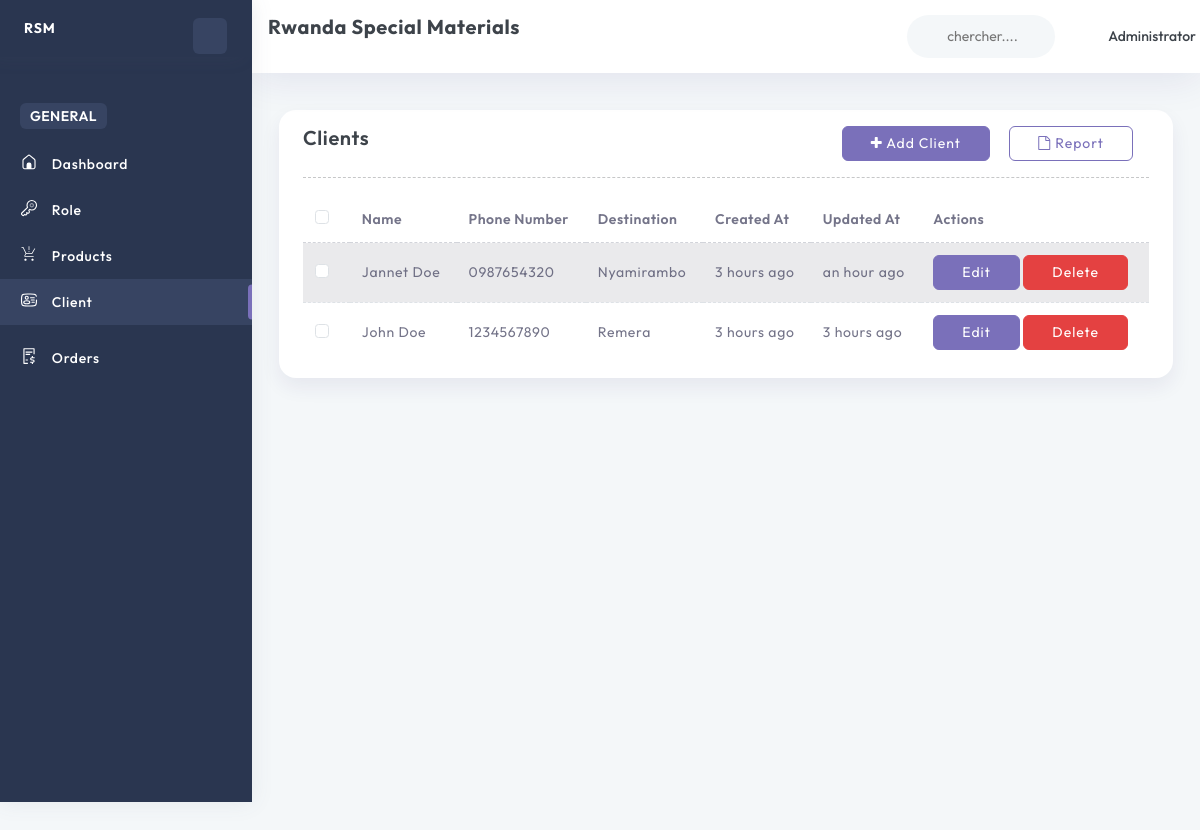
The app's page /clients/ (signed in) with its own data.
### account/models.py (models this page shows, shortened)
class User(AbstractBaseUser, PermissionsMixin):
    email = models.EmailField(unique=True)
    name = models.CharField(max_length=255)
    phone_number = models.CharField(max_length=15, unique=True)
    image = ProcessedImageField(
        upload_to=user_image_path,
        processors=[ResizeToFill(720, 720)],
        format='JPEG',
        options={'quality': 90},
        null=True,
        blank=True,
    )
    role = models.ForeignKey(Role, on_delete=models.SET_NULL, null=True, blank=True)
    slug = models.SlugField(unique=True, max_length=255, null=True, blank=True)
    added_by = models.ForeignKey('self', on_delete=models.CASCADE, null=True, blank=True, related_name='added_users')
    is_active = models.BooleanField(default=True)
    is_staff = models.BooleanField(default=False)
    created_at = models.DateTimeField(default=timezone.now)
    updated_at = models.DateTimeField(auto_now=True)
    objects = CustomUserManager()
    USERNAME_FIELD = 'email'
    REQUIRED_FIELDS = ['name', 'phone_number']

### base/models.py (models this page shows, shortened)
class Client(models.Model):
    name = models.CharField(max_length=255)
    phone_number = models.CharField(max_length=15, unique=True)
    destination = models.CharField(max_length=255)
    created_at = models.DateTimeField(default=timezone.now, editable=False)
    updated_at = models.DateTimeField(auto_now=True)

### base/views.py (the view)
# urls.py: path('clients/', getClients, name="getClients"),
@login_required
@permission_required('base.view_client', raise_exception=True)
def getClients(request):
    clients = Client.objects.all().order_by('-created_at')
    context = {
        'clients': clients,
    }
    return render(request, 'pages/clients/index.html', context)

### templates/pages/clients/index.html
{% extends 'layouts/app.html' %}
{% load static %}
{% load humanize %}
{% block content %}
<div class="container-fluid">
    <div class="row">
        <div class="col-sm-12">
            <div class="card">
                <div class="card-body">
                    <div class="list-client-header">
                        <div class="d-flex justify-content-between">
                            <h4>Clients</h4>
                            <div>
                                <a class="btn btn-primary" href="{% url 'base:addClient' %}"><i class="fa fa-plus"></i> Add Client</a>
                                <a class="btn btn-outline-primary mx-3" href="#"><i class="fa fa-file-o"></i> Report</a>
                            </div>
                        </div>
                    </div>
                    <hr>
                    <div class="list-client">
                        <table class="table table-striped" id="client-table">
                            <thead>
                                <tr>
                                    <th>
                                        <div class="form-check">
                                            <input class="form-check-input checkbox-primary" type="checkbox">
                                        </div>
                                    </th>
                                    <th><span class="f-light f-w-600">Name</span></th>
                                    <th><span class="f-light f-w-600">Phone Number</span></th>
                                    <th><span class="f-light f-w-600">Destination</span></th>
                                    <th><span class="f-light f-w-600">Created At</span></th>
                                    <th><span class="f-light f-w-600">Updated At</span></th>
                                    <th><span class="f-light f-w-600">Actions</span></th>
                                </tr>
                            </thead>
                            <tbody>
                                {% for client in clients %}
                                <tr class="client-row">
                                    <td>
                                        <div class="form-check">
                                            <input class="form-check-input checkbox-primary" type="checkbox">
                                        </div>
                                    </td>
                                    <td><p class="f-light">{{ client.name }}</p></td>
                                    <td><p class="f-light">{{ client.phone_number }}</p></td>
                                    <td><p class="f-light">{{ client.destination }}</p></td>
                                    <td><p class="f-light">{{ client.created_at|naturaltime }}</p></td>
                                    <td><p class="f-light">{{ client.updated_at|naturaltime }}</p></td>
                                    <td>
                                        <div class="client-action">
                                            <a href="{% url 'base:editClient' client.id %}" class="btn btn-primary">
                                                Edit
                                            </a>
                                            <a href="{% url 'base:deleteClient' client.id %}" class="btn btn-danger" onclick="return confirm('Are you sure you want to delete the client \'{{ client.name }}\'?');">
                                                Delete
                                            </a>
                                        </div>
                                    </td>
                                </tr>
                                {% endfor %}
                            </tbody>
                        </table>
                    </div>
                </div>
            </div>
        </div>
    </div>
</div>
{% endblock %}

### templates/inc/header.html (shortened to what this page needs)
{% load static %}
<div class="page-header row">
    <div class="col-4 col-xl-4 page-title">
        <h4 class="f-w-700">Rwanda Special Materials</h4>
    </div>
    <div class="header-wrapper col m-0">
        <div class="row">
            <div class="nav-right col-xxl-8 col-xl-6 col-md-7 col-8 pull-right right-header p-0 ms-auto">
                <ul class="nav-menus">
                    <li>
                        <div class="form-group w-100">
                            <div class="Typeahead Typeahead--twitterUsers">
                                <div class="u-posRelative d-flex align-items-center">
                                    <svg class="search-bg svg-color">
                                        <use href="{% static 'svg/icon-sprite.svg#search' %}"></use>
                                    </svg>
                                    <input class="demo-input py-0 Typeahead-input form-control-plaintext w-100" type="text" placeholder="chercher...." name="q" title="">
                                </div>
                            </div>
                        </div>
                    </li>
                    <li class="profile-nav onhover-dropdown px-0 py-0">
                        <div class="d-flex profile-media align-items-center">
                            <div class="flex-grow-1">
                                <span>
                                    {{ request.user.name }}
                                </span>
                            </div>
                        </div>
                    </li>
                </ul>
            </div>
        </div>
    </div>
</div>

### records on screen
User: user.name "Administrator"
Client: name "Jannet Doe", phone_number "0987654320", destination "Nyamirambo", created_at "3 hours ago", updated_at "an hour ago"
Client: name "John Doe", phone_number "1234567890", destination "Remera", created_at "3 hours ago", updated_at "3 hours ago"
